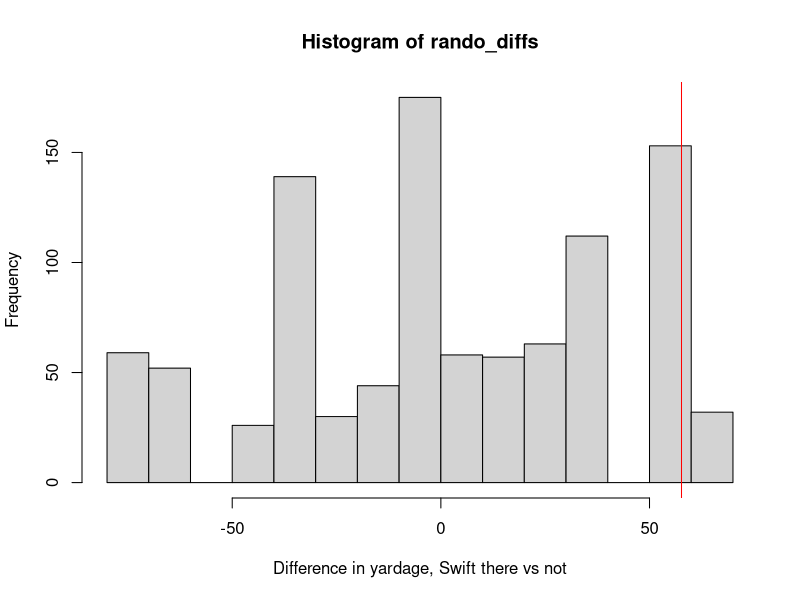

The R script that drew this image:
## ---- chunk 1
datt <- read.csv("./../data/oregon_subset.csv")
## ---- chunk 2
(itt_y <- mean(datt$borrow[datt$lottery_winner == 1], na.rm = T) - 
   mean(datt$borrow[datt$lottery_winner == 0], na.rm = T))
## ---- chunk 3
sampling_var_1 <- var(datt$borrow[datt$lottery_winner == 1], na.rm = T)/
  sum(datt$lottery_winner == 1 & !is.na(datt$borrow), na.rm = T)
sampling_var_0 <- var(datt$borrow[datt$lottery_winner == 0], na.rm = T)/
  sum(datt$lottery_winner == 0 & !is.na(datt$borrow), na.rm = T)

combined_standard_error <- sqrt(sampling_var_1 + sampling_var_0)

itt_y + 1.96*c(-1, 1)*combined_standard_error
## ---- chunk 4
t_stat <- abs(itt_y)/combined_standard_error

2*(1 - pnorm(t_stat))  
## ---- chunk 5
wald_numerator <- mean(datt$borrow[datt$lottery_winner == 1], na.rm = T) -
  mean(datt$borrow[datt$lottery_winner == 0], na.rm = T)
wald_denominator <- mean(datt$enrolled[datt$lottery_winner == 1], na.rm = T) -
  mean(datt$enrolled[datt$lottery_winner == 0], na.rm = T)

(wald_estimate <- wald_numerator/wald_denominator)
## ---- chunk 6
m <- 500
walds <- rep(NA, m) 
# make a smaller version of data to speed up analysis a bit
dattX <- datt[, c("lottery_winner", "enrolled", "borrow")]
for(i in 1:m){
  dattY <- dattX[sample(1:nrow(dattX),
                        size = nrow(dattX), replace = T), ]
  wald_numerator <- mean(dattY$borrow[dattY$lottery_winner == 1], na.rm = T) -
    mean(dattY$borrow[dattY$lottery_winner == 0], na.rm = T)
  wald_denominator <- mean(dattY$enrolled[dattY$lottery_winner == 1], na.rm = T) -
    mean(dattY$enrolled[dattY$lottery_winner == 0], na.rm = T)
  walds[i] <- wald_numerator/wald_denominator
}

wald_std_error <- sd(walds)

(conf_int <- wald_estimate + 1.96*c(-1, 1)*wald_std_error)
## ---- chunk 7
t_stat <- abs(wald_estimate)/wald_std_error
2*(1 - pnorm(t_stat))  
## ---- chunk 8
dat <- read.csv("./../data/kelce.csv")
## ---- chunk 9
(actual_diff <- mean(dat$yards[dat$swift == 1]) - 
   mean(dat$yards[dat$swift == 0]))
## ---- chunk 10
#| echo: true
m <- 1000
rando_diffs <- rep(NA, m)
for(i in 1:m){
  dat$fake_swift <- sample(dat$swift)
  rando_diffs[i] <- mean(dat$yards[dat$fake_swift == 1]) - 
    mean(dat$yards[dat$fake_swift == 0])
}
## ---- chunk 11
hist(rando_diffs, xlab = "Difference in yardage, Swift there vs not")
abline(v = actual_diff, col = "red")
## ---- chunk 12
mean(rando_diffs > actual_diff)
## ---- chunk 13
mean(abs(rando_diffs) > actual_diff)
